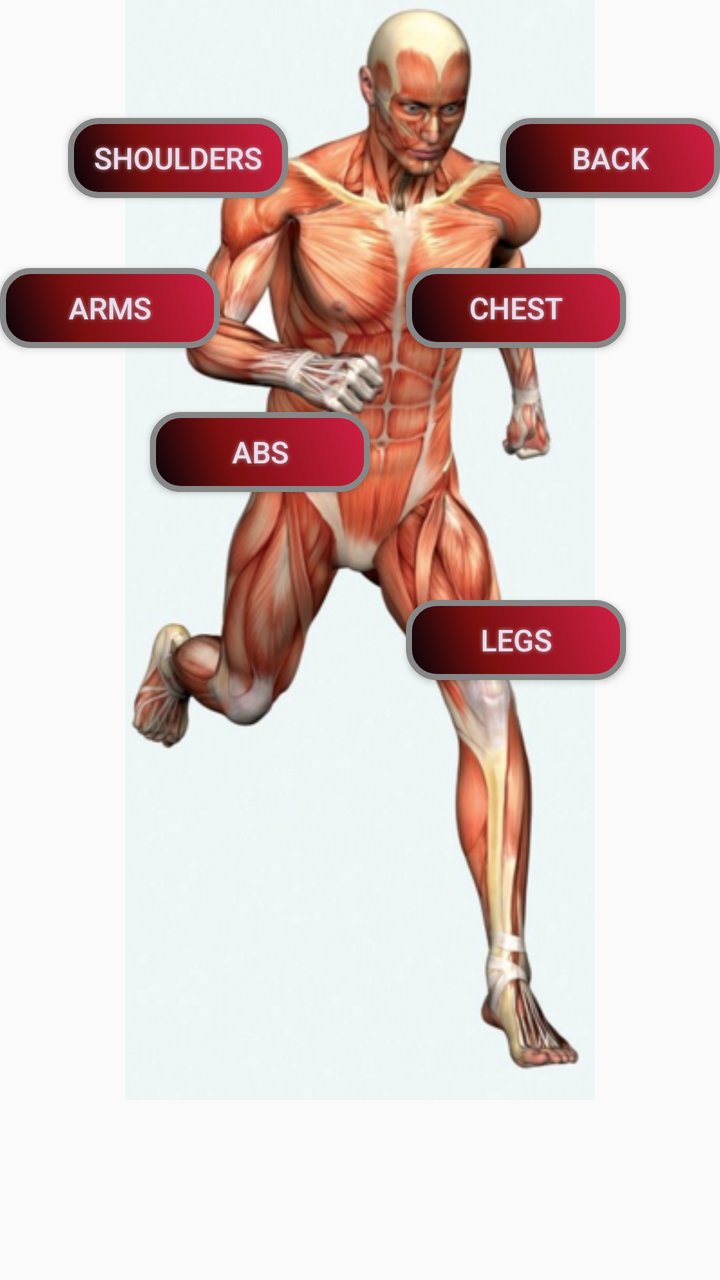
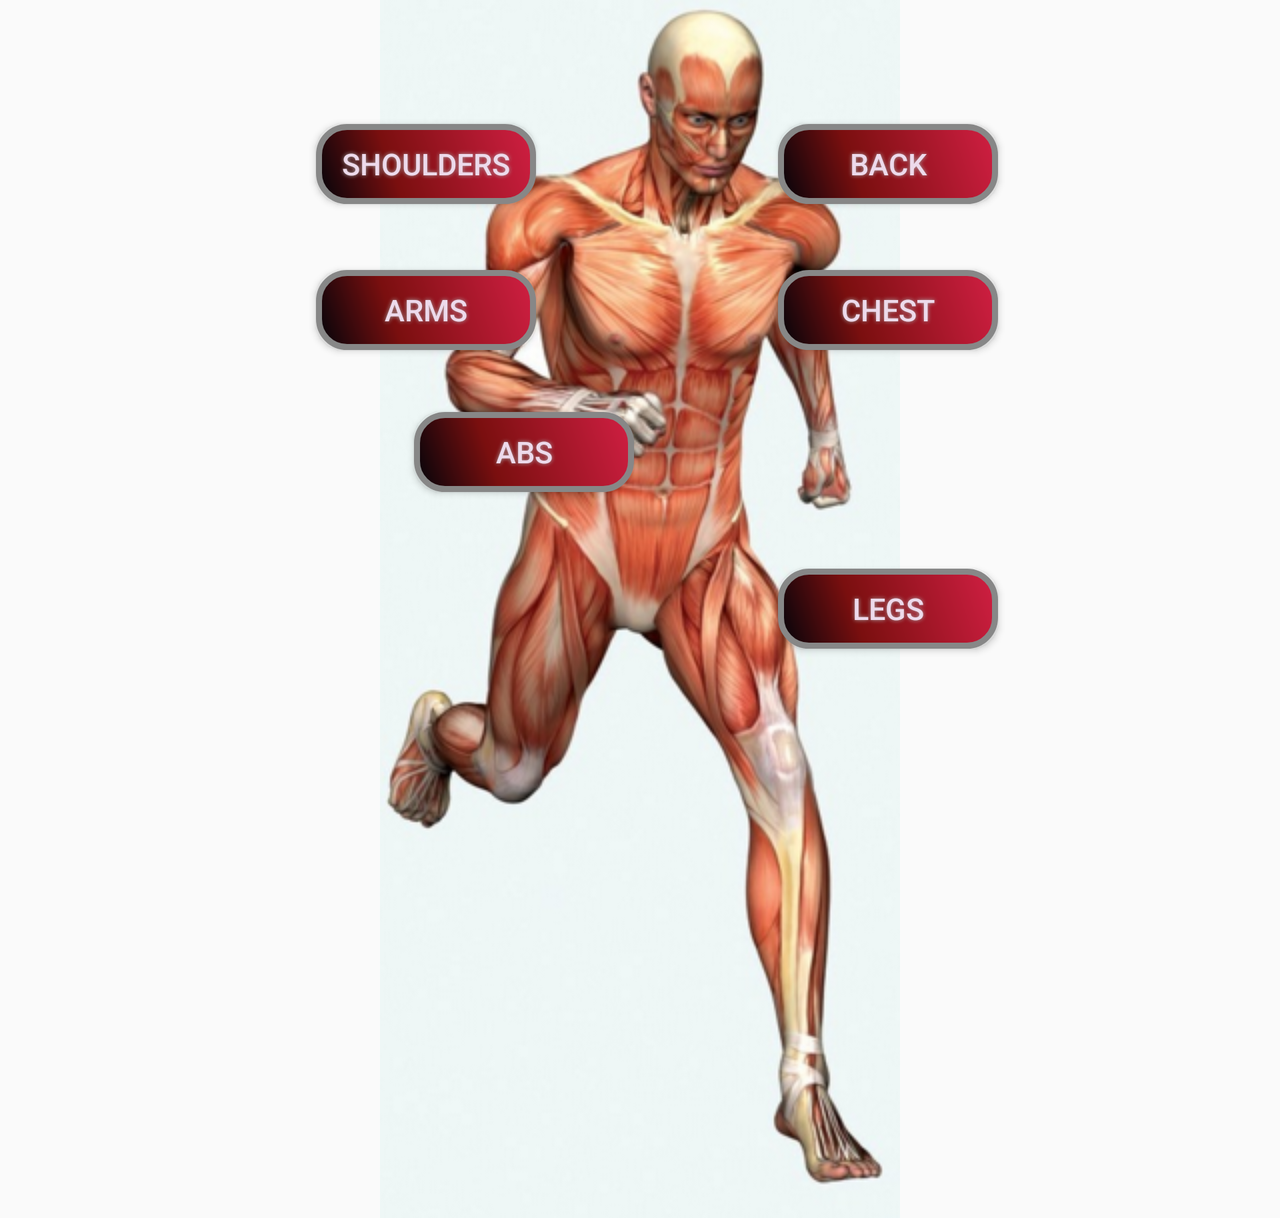

Two renders of one Android screen. The first uses the default layout on a phone; the second uses the alternative layout the repository ships for a different screen configuration, on a matching device. The two XML files are below.
<!-- AndroidManifest.xml: application theme AppTheme -->
<!-- res/layout/activity_skeleton.xml -->
<?xml version="1.0" encoding="utf-8"?>
<ScrollView xmlns:android="http://schemas.android.com/apk/res/android"
    android:layout_width="match_parent"
    android:layout_height="match_parent"
    android:fillViewport="true">
<RelativeLayout xmlns:android="http://schemas.android.com/apk/res/android"
    android:orientation="vertical" android:layout_width="match_parent"
    android:layout_height="match_parent"
    android:weightSum="1">

    <ImageView
        android:id="@+id/imageView1"
        android:layout_width="match_parent"
        android:layout_height="550dp"
        android:src="@drawable/skeleton_1" />

    <Button
        android:id="@+id/Button1"
        android:text="@string/Button1"
        android:textColor="#EDDAEB"
        android:textSize="15sp"
        android:layout_width="110dp"
        android:layout_height="40dp"
        android:background="@drawable/buttonshape"
        android:shadowColor="#A8A8A8"
        android:onClick="shoulderList"
        android:shadowDx="0"
        android:shadowDy="0"
        android:shadowRadius="5"
        android:layout_marginTop="59dp"
        android:layout_alignParentTop="true"
        android:layout_alignParentLeft="true"
        android:layout_alignParentStart="true"
        android:layout_marginLeft="34dp"
        android:layout_marginStart="34dp" />
    <Button
        android:id="@+id/Button2"
        android:text="@string/Button2"
        android:textColor="#EDDAEB"
        android:textSize="15sp"
        android:layout_width="110dp"
        android:layout_height="40dp"
        android:background="@drawable/buttonshape"
        android:shadowColor="#A8A8A8"
        android:onClick="backList"
        android:shadowDx="0"
        android:shadowDy="0"
        android:shadowRadius="5"
        android:layout_alignTop="@+id/Button1"
        android:layout_alignParentRight="true"
        android:layout_alignParentEnd="true" />
    <Button
        android:id="@+id/Button3"
        android:text="@string/Button3"
        android:textColor="#EDDAEB"
        android:textSize="15sp"
        android:layout_width="110dp"
        android:layout_height="40dp"
        android:background="@drawable/buttonshape"
        android:shadowColor="#A8A8A8"
        android:onClick="chestList"
        android:shadowDx="0"
        android:shadowDy="0"
        android:shadowRadius="5"
        android:layout_alignTop="@+id/Button6"
        android:layout_alignRight="@+id/Button2"
        android:layout_alignEnd="@+id/Button2"
        android:layout_marginRight="47dp"
        android:layout_marginEnd="47dp" />
    <Button
        android:id="@+id/Button4"
        android:text="@string/Button4"
        android:textColor="#EDDAEB"
        android:onClick="absList"
        android:textSize="15sp"
        android:layout_width="110dp"
        android:layout_height="40dp"
        android:background="@drawable/buttonshape"
        android:shadowColor="#A8A8A8"
        android:shadowDx="0"
        android:shadowDy="0"
        android:shadowRadius="5"
        android:layout_marginTop="32dp"
        android:layout_below="@+id/Button6"
        android:layout_alignLeft="@+id/Button1"
        android:layout_alignStart="@+id/Button1"
        android:layout_marginLeft="41dp"
        android:layout_marginStart="41dp" />
    <Button
        android:id="@+id/Button5"
        android:text="@string/Button5"
        android:textColor="#EDDAEB"
        android:textSize="15sp"
        android:layout_width="110dp"
        android:layout_height="40dp"
        android:background="@drawable/buttonshape"
        android:shadowColor="#A8A8A8"
        android:onClick="legsList"
        android:shadowDx="0"
        android:shadowDy="0"
        android:shadowRadius="5"
        android:layout_centerVertical="true"
        android:layout_alignLeft="@+id/Button3"
        android:layout_alignStart="@+id/Button3" />
    <Button
        android:id="@+id/Button6"
        android:text="@string/Button6"
        android:textColor="#EDDAEB"
        android:textSize="15sp"
        android:layout_width="110dp"
        android:layout_height="40dp"
        android:background="@drawable/buttonshape"
        android:shadowColor="#A8A8A8"
        android:onClick="armList"
        android:shadowDx="0"
        android:shadowDy="0"
        android:shadowRadius="5"
        android:layout_marginTop="35dp"
        android:layout_below="@+id/Button1"
        android:layout_alignParentLeft="true"
        android:layout_alignParentStart="true" />
</RelativeLayout>
</ScrollView>
<!-- resources referenced by this layout -->
<resources>
  <!-- drawable buttonshape (drawable) -->
  <?xml version="1.0" encoding="utf-8"?>
  <shape xmlns:android="http://schemas.android.com/apk/res/android" android:shape="rectangle" >
  
      <corners
          android:radius="14dp"/>
      <gradient
          android:angle="45"
          android:centerX="35%"
          android:centerColor="#7A0F0F"
          android:startColor="#01040A"
          android:endColor="#D11F43"
          android:type="linear"/>
      <padding
          android:left="0dp"
          android:top="0dp"
          android:right="0dp"
          android:bottom="0dp"/>
      <size
          android:width="270dp"
          android:height="60dp"/>
      <stroke
          android:width="3dp"
          android:color="#878787"/>
  
  </shape>
  <!-- drawable skeleton_1: png bitmap (drawable, 211894 bytes) -->
  <string name="Button1">Shoulders</string>
  <string name="Button2">Back</string>
  <string name="Button3">Chest</string>
  <string name="Button4">Abs</string>
  <string name="Button5">Legs</string>
  <string name="Button6">Arms</string>
  <style name="AppTheme" parent="Theme.AppCompat.Light.DarkActionBar">
      </style>
</resources>
<!-- res/layout-land/activity_skeleton.xml (the repository's variant of the layout above) -->
<!-- drawn on the phone turned sideways -->
<?xml version="1.0" encoding="utf-8"?>
<ScrollView xmlns:android="http://schemas.android.com/apk/res/android"
    android:layout_width="match_parent"
    android:layout_height="match_parent"
    android:fillViewport="true">
<RelativeLayout xmlns:android="http://schemas.android.com/apk/res/android"
    android:orientation="vertical" android:layout_width="match_parent"
    android:layout_height="match_parent"
    android:weightSum="1">

    <ImageView
        android:id="@+id/imageView1"
        android:layout_width="match_parent"
        android:layout_height="wrap_content"
        android:src="@drawable/skeleton_1" />

    <Button
        android:id="@+id/Button1"
        android:text="@string/Button1"
        android:textColor="#EDDAEB"
        android:textSize="15sp"
        android:layout_width="110dp"
        android:layout_height="40dp"
        android:background="@drawable/buttonshape"
        android:shadowColor="#A8A8A8"
        android:onClick="shoulderList"
        android:shadowDx="0"
        android:shadowDy="0"
        android:shadowRadius="5"
        android:layout_marginTop="62dp"
        android:layout_alignParentTop="true"
        android:layout_alignRight="@+id/Button4"
        android:layout_alignEnd="@+id/Button4"
        android:layout_marginRight="49dp"
        android:layout_marginEnd="49dp" />
    <Button
        android:id="@+id/Button2"
        android:text="@string/Button2"
        android:textColor="#EDDAEB"
        android:textSize="15sp"
        android:layout_width="110dp"
        android:layout_height="40dp"
        android:background="@drawable/buttonshape"
        android:shadowColor="#A8A8A8"
        android:onClick="backList"
        android:shadowDx="0"
        android:shadowDy="0"
        android:shadowRadius="5"
        android:layout_above="@+id/Button6"
        android:layout_alignParentRight="true"
        android:layout_alignParentEnd="true"
        android:layout_marginRight="141dp"
        android:layout_marginEnd="141dp" />
    <Button
        android:id="@+id/Button3"
        android:text="@string/Button3"
        android:textColor="#EDDAEB"
        android:textSize="15sp"
        android:layout_width="110dp"
        android:layout_height="40dp"
        android:background="@drawable/buttonshape"
        android:shadowColor="#A8A8A8"
        android:onClick="chestList"
        android:shadowDx="0"
        android:shadowDy="0"
        android:shadowRadius="5"
        android:layout_alignTop="@+id/Button6"
        android:layout_alignLeft="@+id/Button2"
        android:layout_alignStart="@+id/Button2" />
    <Button
        android:id="@+id/Button4"
        android:text="@string/Button4"
        android:textColor="#EDDAEB"
        android:onClick="absList"
        android:textSize="15sp"
        android:layout_width="110dp"
        android:layout_height="40dp"
        android:background="@drawable/buttonshape"
        android:shadowColor="#A8A8A8"
        android:shadowDx="0"
        android:shadowDy="0"
        android:shadowRadius="5"
        android:layout_marginRight="72dp"
        android:layout_marginEnd="72dp"
        android:layout_below="@+id/Button6"
        android:layout_toLeftOf="@+id/Button3"
        android:layout_toStartOf="@+id/Button3"
        android:layout_marginTop="31dp" />
    <Button
        android:id="@+id/Button5"
        android:text="@string/Button5"
        android:textColor="#EDDAEB"
        android:textSize="15sp"
        android:layout_width="110dp"
        android:layout_height="40dp"
        android:background="@drawable/buttonshape"
        android:shadowColor="#A8A8A8"
        android:onClick="legsList"
        android:shadowDx="0"
        android:shadowDy="0"
        android:shadowRadius="5"
        android:layout_centerVertical="true"
        android:layout_alignLeft="@+id/Button3"
        android:layout_alignStart="@+id/Button3" />
    <Button
        android:id="@+id/Button6"
        android:text="@string/Button6"
        android:textColor="#EDDAEB"
        android:textSize="15sp"
        android:layout_width="110dp"
        android:layout_height="40dp"
        android:background="@drawable/buttonshape"
        android:shadowColor="#A8A8A8"
        android:onClick="armList"
        android:shadowDx="0"
        android:shadowDy="0"
        android:shadowRadius="5"
        android:layout_below="@+id/Button1"
        android:layout_alignLeft="@+id/Button1"
        android:layout_alignStart="@+id/Button1"
        android:layout_marginTop="33dp" />
</RelativeLayout>
</ScrollView>
